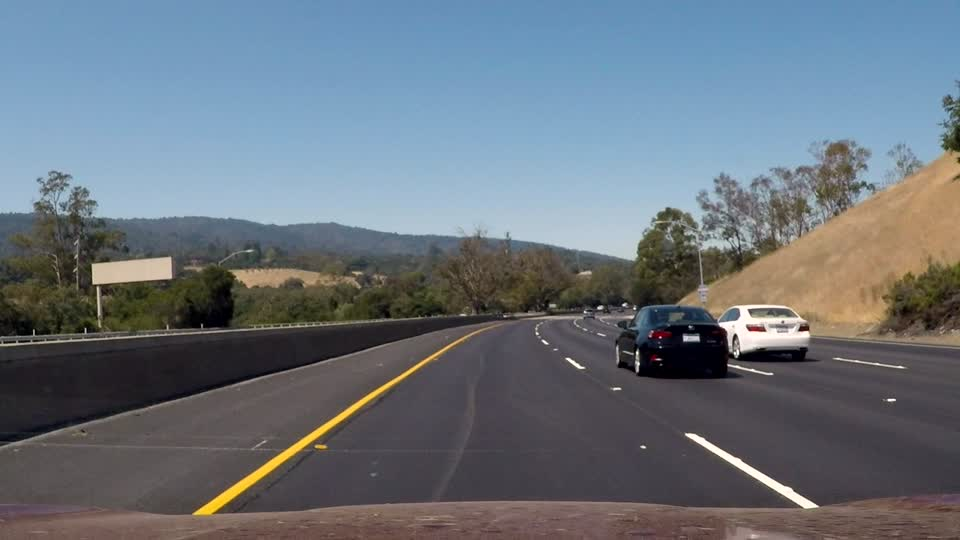
#> input picture test_images/challenge/challenge-001.jpg, 960 x 540 px, given in place of solidWhiteRight.jpg, which was not available
$ jupyter execute --allow-errors P1.ipynb   (shell and % lines are left out)   (text cells are left out)
#> lines starting #> are read from the running program, lines starting #| are printed output that depends on the picture
[cell 1]
#importing some useful packages
import matplotlib.pyplot as plt
import matplotlib.image as mpimg
import numpy as np
import cv2

[cell 2]
#reading in an image
image = mpimg.imread('test_images/solidWhiteRight.jpg')
#> image is the input picture: shape (540, 960, 3); mean R, G, B 106.3, 115.6, 124.4

#printing out some stats and plotting
print('This image is:', type(image), 'with dimensions:', image.shape)
#| This image is: <class 'numpy.ndarray'> with dimensions: (540, 960, 3)
plt.imshow(image)  # if you wanted to show a single color channel image called 'gray', for example, call as plt.imshow(gray, cmap='gray')

[cell 3]
import math

# [7 lines left out: function grayscale, not called in this run]
    # Or use BGR2GRAY if you read an image with cv2.imread()
    # return cv2.cvtColor(img, cv2.COLOR_BGR2GRAY)

def canny(img, low_threshold, high_threshold):
    """Applies the Canny transform"""
    return cv2.Canny(img, low_threshold, high_threshold)

def gaussian_blur(img, kernel_size):
    """Applies a Gaussian Noise kernel"""
    return cv2.GaussianBlur(img, (kernel_size, kernel_size), 0)

# [73 lines left out: functions region_of_interest, draw_lines, hough_lines, weighted_img, not called in this run]

[cell 4]
import os
os.listdir("test_images/")

[cell 5]
from IPython.display import display
from ipywidgets import widgets, interact, interactive, fixed, interact_manual
import os
import math

# interactive filter builder (features ordered by importance):
# exposes min/max range on each channel and displays them
# applys filters to image in real time
# choose initial color space transform (just choose HSV to simplify)

name = 'solidWhiteRight.jpg'
input_image = mpimg.imread('test_images/' + name)
input_hsv = cv2.cvtColor(input_image, cv2.COLOR_RGB2HSV)
#> input_hsv: shape (540, 960, 3); mean H, S, V 86.9, 65.2, 133.8
#> the sliders are set to hmin = 0, hmax = 255, smin = 0, smax = 255, vmin = 0, vmax = 255

# Explode HSV channels
f, axes = plt.subplots(1, 4, sharey=True, figsize=(20,4))
axes[0].imshow(input_image)
axes[0].set_title('Color')
axes[1].imshow(input_hsv[:,:,0], cmap='gray')
axes[1].set_title('Hue')
axes[2].imshow(input_hsv[:,:,1], cmap='gray')
axes[2].set_title('Sat')
axes[3].imshow(input_hsv[:,:,2], cmap='gray')
axes[3].set_title('Val')

def filter_hsv(input_hsv, hmin, hmax, smin, smax, vmin, vmax):
#> called with hmin = 0, hmax = 255, smin = 0, smax = 255, vmin = 0, vmax = 255
    input_copy = np.copy(input_hsv)
    thresholds = ((input_hsv[:,:,0] >= hmin) & (input_hsv[:,:,0] <= hmax) &
                  (input_hsv[:,:,1] >= smin) & (input_hsv[:,:,1] <= smax) &
                  (input_hsv[:,:,2] >= vmin) & (input_hsv[:,:,2] <= vmax))
#> thresholds: shape (540, 960) bool; every value is 1
    input_copy[thresholds] = [255,255,255]
#> input_copy: shape (540, 960, 3); every value is 255
    # clunky...
    inverse = ((input_hsv[:,:,0] < hmin) | (input_hsv[:,:,0] > hmax) |
               (input_hsv[:,:,1] < smin) | (input_hsv[:,:,1] > smax) |
               (input_hsv[:,:,2] < vmin) | (input_hsv[:,:,2] > vmax))
#> inverse: shape (540, 960) bool; every value is 0
#> `[cell 5] from IPython.display import display from ipywidgets import wi..`:
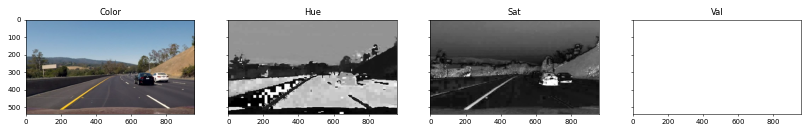
#> figure drawn by matplotlib, 4 panels
    input_copy[inverse] = [0,0,0]
    return input_copy

def interactive_filter(input_hsv):
    def f(hmin, hmax, smin, smax, vmin, vmax):
        plt.imshow(filter_hsv(input_hsv, hmin, hmax, smin, smax, vmin, vmax))
    return f

interactive(interactive_filter(input_hsv),
            hmin=widgets.IntSlider(min=0,max=255,step=1,value=0),
            hmax=widgets.IntSlider(min=0,max=255,step=1,value=255),
            smin=widgets.IntSlider(min=0,max=255,step=1,value=0),
            smax=widgets.IntSlider(min=0,max=255,step=1,value=255),
            vmin=widgets.IntSlider(min=0,max=255,step=1,value=0),
            vmax=widgets.IntSlider(min=0,max=255,step=1,value=255))

# [15 lines of commented-out code are left out]

[cell 6]
# [78 lines left out: function pipeline, not called in this run]

import os
from os import path
paths = [(path[:-4], "test_images/" + path) for path in os.listdir("test_images/")]
files = []
for n, p in paths:
    if path.isfile(p):
        files.append((n, p))

outs = []
for _, file in files:
    image = mpimg.imread(file)
    outs.append(pipeline(image))

#> (the rest of this cell did not finish here and is left out)


$ run again, on test_images/challenge2/challenge-003.jpg
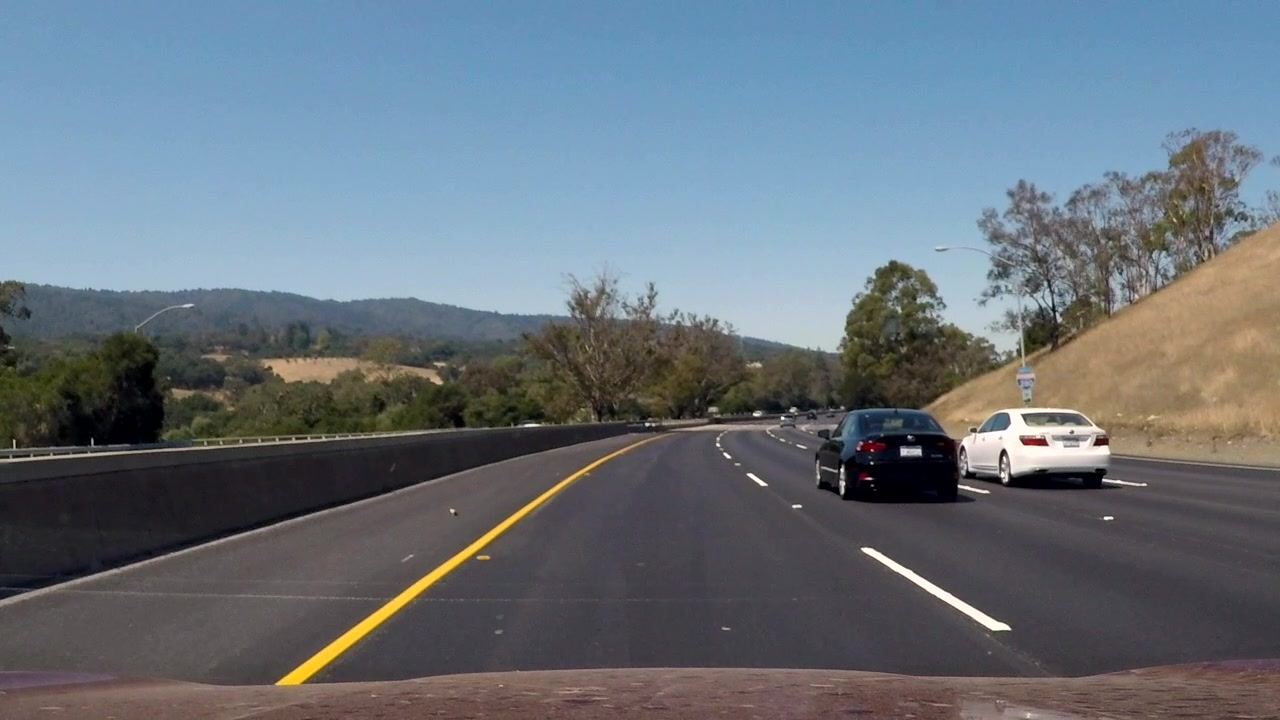
#> input picture test_images/challenge2/challenge-003.jpg, 1280 x 720 px, given in place of solidWhiteRight.jpg, which was not available
#> image is the input picture: shape (720, 1280, 3); mean R, G, B 103.9, 114.2, 123.6
#| This image is: <class 'numpy.ndarray'> with dimensions: (720, 1280, 3)
#> input_hsv: shape (720, 1280, 3); mean H, S, V 87.2, 65.9, 132.3
#> thresholds: shape (720, 1280) bool; every value is 1
#> input_copy: shape (720, 1280, 3); every value is 255
#> inverse: shape (720, 1280) bool; every value is 0
#> `[cell 5] from IPython.display import display from ipywidgets import wi..`:
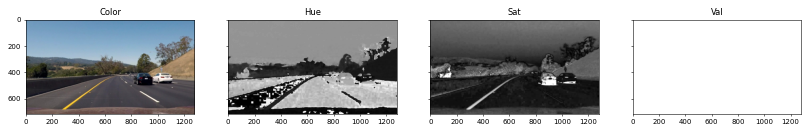
#> figure drawn by matplotlib, 4 panels
